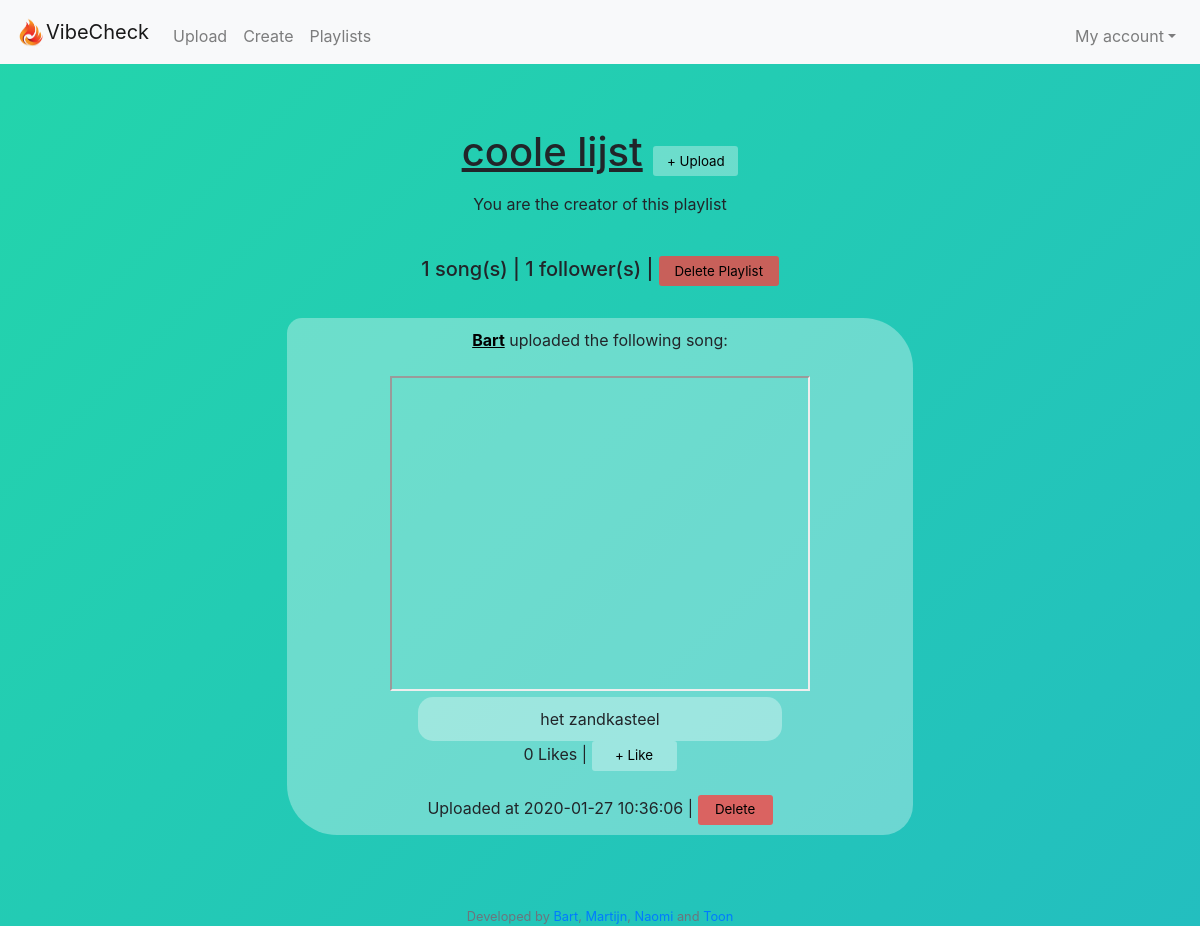
The app's page /playlist_profile?id=2 (signed in) with its own data.
### tables this page shows
CREATE TABLE 'playlists' ('playlist_id' integer PRIMARY KEY NOT NULL, 'playlist_name' text, 'description' text, 'creator_id' integer);

CREATE TABLE 'tracks' ('playlist_id' integer, 'link' text, 'added_by' text, 'time' timestamp DEFAULT CURRENT_TIMESTAMP,'link_desc' text, 'track_id'  INTEGER PRIMARY KEY NOT NULL  , 'likes' INTEGER DEFAULT 0);

CREATE TABLE 'users' ('user_id' integer PRIMARY KEY NOT NULL, 'username' text, 'hash' text);

### application.py (the view)
@app.route("/playlist_profile")
@login_required
def playlist_profile():
    user_id = session["user_id"]
    current_user = db.execute("SELECT username FROM users WHERE user_id = :user_id", user_id = user_id)
    playlist_id = request.args.get("id")
    playlist_info = db.execute("SELECT description, creator_id, playlist_name FROM playlists WHERE playlist_id = :playlist_id", playlist_id=playlist_id)
    description = playlist_info[0]["description"]
    creator_id = playlist_info[0]["creator_id"]
    playlist_name = playlist_info[0]["playlist_name"]
    followers = db.execute("SELECT user_id FROM playlist_users WHERE playlist_id = :playlist_id", playlist_id=playlist_id)
    all_tracks = db.execute("SELECT added_by, link, time, link_desc, track_id, likes FROM tracks WHERE playlist_id= :playlist_id", playlist_id=playlist_id)
    links = yt_playlist_profile(all_tracks, user_id)
    if check_following(playlist_id, user_id):
        button = "follow"
    else:
        button = "unfollow"
    return render_template("playlist_profile.html", id= playlist_id, links=links, description=description, playlist_name=playlist_name,
                                posts=len(all_tracks), followers=len(followers), current_user=current_user, button=button, user_id=user_id, creator_id=creator_id)

### application.py (called while the page is built)
@app.after_request
def after_request(response):
    response.headers["Cache-Control"] = "no-cache, no-store, must-revalidate"
    response.headers["Expires"] = 0
    response.headers["Pragma"] = "no-cache"
    return response

### helpers.py (called while the page is built)
def youtube_api(link):
    if "=" in link:
        link = link.split("=")
        link = link[1].split("&")
        for item in link:
            return item
    else:
        link = link.split("e/")
        link = link[1].split("?")
        for item in link:
            return item

def login_required(f):
    @wraps(f)
    def decorated_function(*args, **kwargs):
        if session.get("user_id") is None:
            return redirect("/login")
        return f(*args, **kwargs)
    return decorated_function

def check_following(playlist_id, user_id):
    check_follow = db.execute("SELECT user_id FROM playlist_users WHERE playlist_id = :playlist_id",
                              playlist_id=playlist_id)
    for i in check_follow:
        if i["user_id"] == user_id:
            return True

def check_liked(user_id, track_id):
    check_liked = db.execute("SELECT user_id FROM users_likedtracks WHERE track_id = :track_id", track_id=track_id)
    for i in check_liked:
        if i["user_id"] == user_id:
            return True

def yt_playlist_profile(all_tracks, user_id):
    links = []
    for track in all_tracks:
        track_info = []
        track_info.append(db.execute("SELECT username FROM users WHERE user_id = :user_id", user_id=track["added_by"]))
        track_info.append(youtube_api(track["link"]))
        track_info.append(track["time"])
        track_info.append(track["link_desc"])
        track_info.append(track["track_id"])
        track_info.append(track["likes"])
        if check_liked(user_id, track["track_id"]):
           track_info.append("liked")
        else:
            track_info.append("unliked")
        links.append(track_info)
    links.sort(key=lambda x: x[2], reverse=True)
    return links

### templates/playlist_profile.html (shortened to what this page needs)
{% extends "layout.html" %}
{% block main %}
    <div align="center">
        <p>
            <h1 align="center"><u>{{ playlist_name }}</u>
                <a href="/upload">
                    <button id="upload-button" type="button">+ Upload</button>
                </a>
            </h1>
        </p>
        {% if creator_id == user_id %}
            <p>
                <h10>You are the creator of this playlist</h10>
            </p>
        {% endif %}
        <br>
        <h5 align="center">{{posts}} song(s) | {{followers}} follower(s) |
        {% if creator_id == user_id %}
            <a href="/deleteplaylist?playlist_id={{id}}">
                <button id= 'delete-playlist-button' class="btn btn-outline-danger" type="button" onclick= "deleted()">Delete Playlist</button>
            </a></h5>
        {% else %}
            {% if button == "follow" %}
                <a href="/follow?name={{id}}"><button id="unfollow-button" type="button">Following</button></a></h5>
            {% else %}
                <a href="/follow?name={{id}}"><button id="follow-button"  type="button">+ Follow!</button></a></h5>
            {% endif %}
        {% endif %}
    </div>
    <br>
    {% for link in links %}
    <div class="song">
        <div align="center">
            <a class="link" href="/profile?username={{link[0][0]['username']}}">
                <strong>{{link[0][0]["username"]}}</strong></a> uploaded the following song:
        </div>
        <br>
        <div align="center">
            <iframe width="420" height="315"
                src="https://www.youtube.com/embed/{{link[1]}}">
            </iframe>
        </div>
        {% if link[3] %}
            <div class = "comment">
                {{ link[3] }}
            </div>
        {% endif %}
        {% if link[6] != "liked" %}
            <div>
                {{link[5]}} Likes |
                <a href="/upvote?track_id={{link[4]}}"><button id="like-button" type="button">+ Like</button></a>
            </div>
        {% else %}
            <div>
                {{link[5]}} Likes |
                <a href="/upvote?track_id={{link[4]}}"><button id="unlike-button" type="button">- Unlike</button></a>
            </div>
        {% endif %}
        <br>
        Uploaded at {{link[2]}}
        {% if link[0]==current_user %}
            | <a href="/deletesong?track_id={{link[4]}}"><button id="delete-song-button" type="button" onclick= "deleted()">Delete</button></a>
        {% endif %}
    </div>
    <br>
    {% endfor %}
{% endblock %}

### static/styles.css (style rules this page uses)
body { background: linear-gradient(-45deg, #ee7752, #e73c7e, #23a6d5, #23d5ab); background-size: 800% 400%; animation: gradient 15s ease infinite; }
.comment { margin: 0 auto; width:60%; right: 20px; text-align: center; background-color: rgba(255, 255, 255, 0.33); padding: 10px; border-radius: 15px 15px; }
.song { margin: 0 auto; width:60%; text-align: center; background-color: rgba(255, 255, 255, 0.33); padding: 10px; border-radius: 15px 50px 30px; }
#upload-button { color: #000000; font-size: 10pt; background-color: rgba(255, 255, 255, 0.33); border: 1px; border-radius: 3px; width: 85px; height: 30px; top: 50px; left: 50px; cursor: hand; }
#delete-playlist-button { color: #000000; font-size: 10pt; background-color: rgba(255, 60, 60, 0.75); border: 1px; border-color: red; border-radius: 3px; width: 120px; height: 30px; top: 50px; left: 50px; cursor: hand; }
#delete-song-button { color: #000000; font-size: 10pt; background-color: rgba(255, 60, 60, 0.75); border: 1px; border-color: red; border-radius: 3px; width: 75px; height: 30px; top: 50px; left: 50px; cursor: hand; }
.link { text-decoration: underline; color: black; }
#like-button { color: #000000; font-size: 10pt; background-color: rgba(255, 255, 255, 0.33); border: 1px; border-radius: 3px; width: 85px; height: 30px; top: 50px; left: 50px; cursor: hand; }

### records on screen
playlists: playlist_name "coole lijst"
tracks: username "Bart", link_desc "het zandkasteel", likes "0", time "2020-01-27 10:36:06"

### other values on screen
{{ posts }} "1"
{{ followers }} "1"
